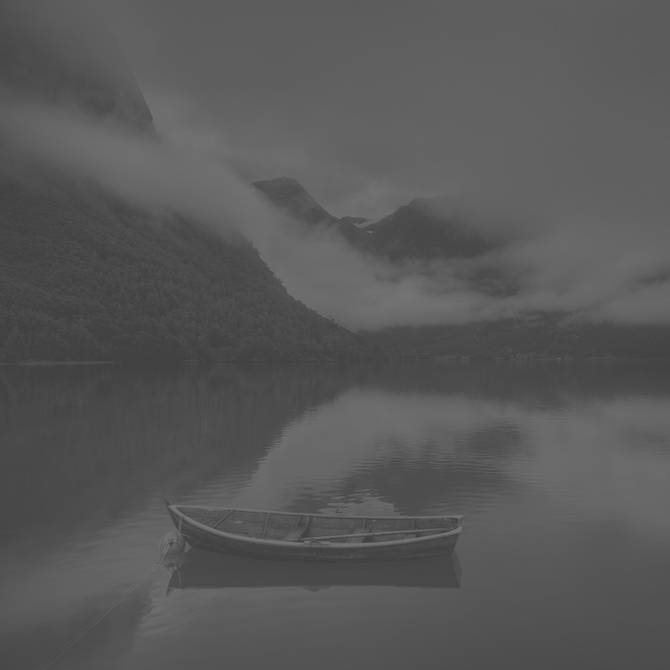
#> input picture week5/bnw.jpg, 670 x 670 px
$ jupyter execute week5.ipynb
#> lines starting #> are read from the running program, lines starting #| are printed output that depends on the picture
[cell 1]
#31.10.2022

import cv2
import numpy as np
from matplotlib import pyplot as plt
img = cv2.imread('bnw.jpg',0)
#> img is the input picture: shape (670, 670); min 59, max 124, mean 87.9
hist,bins = np.histogram(img.flatten(),256,[0,256])
#> hist = 256 values, max 22681 at index 96, min 0 at index 0, mean 1753.5; bins = 257 values from 0 to 256
cdf = hist.cumsum()
#> cdf = 256 values from 0 to 448900
cdf_normalized = cdf * float(hist.max()) / cdf.max()
#> cdf_normalized = 256 values from 0 to 22681
plt.plot(cdf_normalized, color = 'b')
plt.hist(img.flatten(),256,[0,256], color = 'r')
plt.xlim([0,256])
plt.legend(('cdf','histogram'), loc = 'upper left')
plt.show()
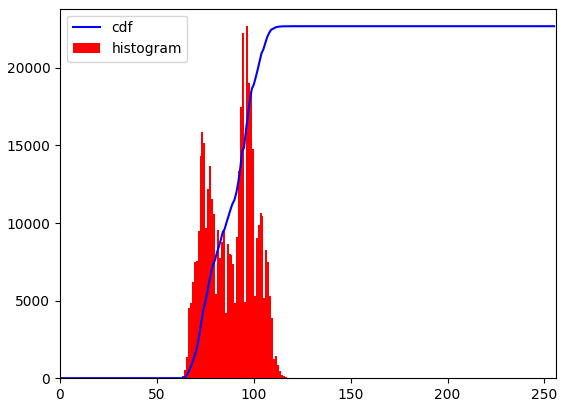
#> figure drawn by matplotlib, 1 panel; tallest bar 22681 high, from x = 96 to 97; curve peaks at x = 124, y = 22681

[cell 2]
import cv2
import numpy as np
img=cv2.imread("bnw.jpg",0)
equ=cv2.equalizeHist(img)
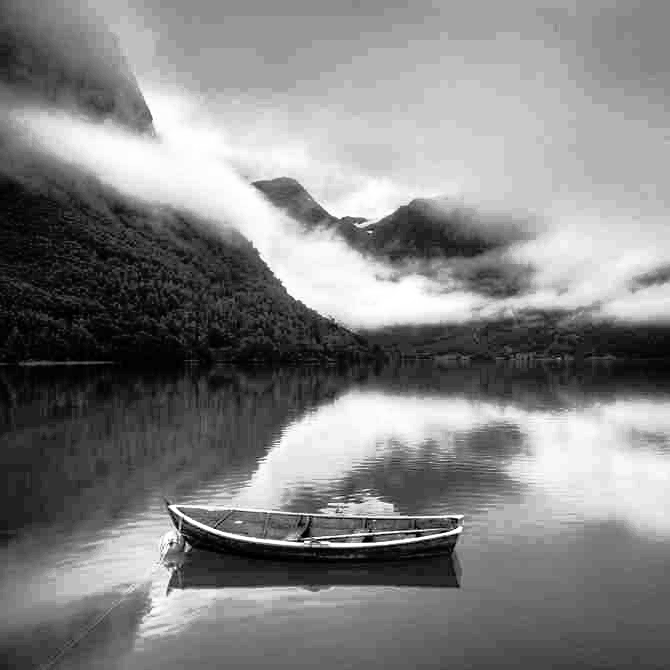
#> equ: shape (670, 670); min 0, max 255, mean 130.9
res=np.hstack((img,equ))
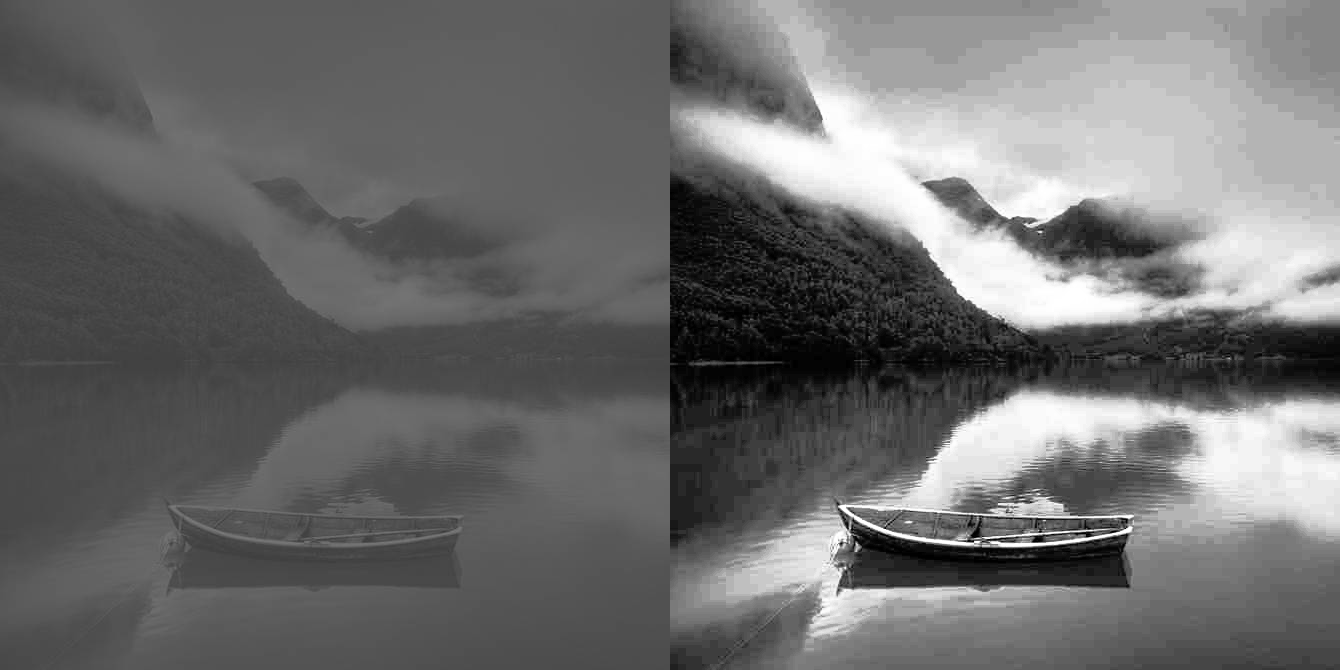
#> res: shape (670, 1340); min 0, max 255, mean 109.4
cv2.imwrite("res.png",res)
#> Out = True
#output picture is in folder
